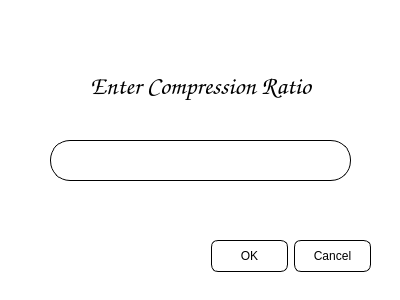
<?xml version="1.0" encoding="UTF-8"?>
<ui version="4.0">
 <class>Dialog</class>
 <widget class="QDialog" name="Dialog">
  <property name="geometry">
   <rect>
    <x>0</x>
    <y>0</y>
    <width>400</width>
    <height>300</height>
   </rect>
  </property>
  <property name="windowTitle">
   <string>Dialog</string>
  </property>
  <property name="styleSheet">
   <string notr="true">background-color:white;</string>
  </property>
  <widget class="QDialogButtonBox" name="buttonBox">
   <property name="geometry">
    <rect>
     <x>30</x>
     <y>240</y>
     <width>341</width>
     <height>32</height>
    </rect>
   </property>
   <property name="font">
    <font>
     <family>Comic Sans MS</family>
     <pointsize>8</pointsize>
    </font>
   </property>
   <property name="styleSheet">
    <string notr="true">border: 1px solid black;
width:75px;
height:30px;
border-radius:7px</string>
   </property>
   <property name="orientation">
    <enum>Qt::Horizontal</enum>
   </property>
   <property name="standardButtons">
    <set>QDialogButtonBox::Cancel|QDialogButtonBox::Ok</set>
   </property>
  </widget>
  <widget class="QLabel" name="label">
   <property name="geometry">
    <rect>
     <x>0</x>
     <y>60</y>
     <width>401</width>
     <height>51</height>
    </rect>
   </property>
   <property name="font">
    <font>
     <family>Comic Sans MS</family>
     <pointsize>19</pointsize>
     <weight>75</weight>
     <bold>true</bold>
    </font>
   </property>
   <property name="styleSheet">
    <string notr="true">text-align:center;background-color:transparent;font-weight:bold;</string>
   </property>
   <property name="text">
    <string>Enter Compression Ratio</string>
   </property>
   <property name="alignment">
    <set>Qt::AlignCenter</set>
   </property>
  </widget>
  <widget class="QLineEdit" name="lineEdit">
   <property name="geometry">
    <rect>
     <x>50</x>
     <y>140</y>
     <width>301</width>
     <height>41</height>
    </rect>
   </property>
   <property name="font">
    <font>
     <pointsize>13</pointsize>
    </font>
   </property>
   <property name="styleSheet">
    <string notr="true">border: 1px solid black;border-radius:20px;background-color:white;color:black;padding-left: 5px;padding-right:5px;</string>
   </property>
   <property name="alignment">
    <set>Qt::AlignCenter</set>
   </property>
  </widget>
 </widget>
 <resources>
  <include location="../../../../../Senior 1/Semester 2/Distributed Computing/Project/FinalProj/Resources/Resources.qrc"/>
 </resources>
 <connections>
  <connection>
   <sender>buttonBox</sender>
   <signal>accepted()</signal>
   <receiver>Dialog</receiver>
   <slot>accept()</slot>
   <hints>
    <hint type="sourcelabel">
     <x>248</x>
     <y>254</y>
    </hint>
    <hint type="destinationlabel">
     <x>157</x>
     <y>274</y>
    </hint>
   </hints>
  </connection>
  <connection>
   <sender>buttonBox</sender>
   <signal>rejected()</signal>
   <receiver>Dialog</receiver>
   <slot>reject()</slot>
   <hints>
    <hint type="sourcelabel">
     <x>316</x>
     <y>260</y>
    </hint>
    <hint type="destinationlabel">
     <x>286</x>
     <y>274</y>
    </hint>
   </hints>
  </connection>
 </connections>
</ui>
